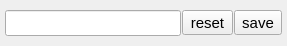
<?xml version="1.0" encoding="UTF-8"?>
<ui version="4.0">
 <class>main</class>
 <widget class="QWidget" name="main">
  <property name="geometry">
   <rect>
    <x>0</x>
    <y>0</y>
    <width>287</width>
    <height>46</height>
   </rect>
  </property>
  <property name="font">
   <font>
    <pointsize>11</pointsize>
   </font>
  </property>
  <property name="windowTitle">
   <string>Form</string>
  </property>
  <property name="styleSheet">
   <string notr="true"/>
  </property>
  <layout class="QHBoxLayout" name="horizontalLayout">
   <property name="spacing">
    <number>1</number>
   </property>
   <property name="leftMargin">
    <number>5</number>
   </property>
   <property name="topMargin">
    <number>0</number>
   </property>
   <property name="rightMargin">
    <number>5</number>
   </property>
   <property name="bottomMargin">
    <number>0</number>
   </property>
   <item>
    <widget class="QLineEdit" name="textTerms"/>
   </item>
   <item>
    <widget class="QToolButton" name="toolButton">
     <property name="text">
      <string>reset</string>
     </property>
    </widget>
   </item>
   <item>
    <widget class="QToolButton" name="toolButton_2">
     <property name="text">
      <string>save</string>
     </property>
    </widget>
   </item>
  </layout>
 </widget>
 <resources/>
 <connections/>
</ui>
